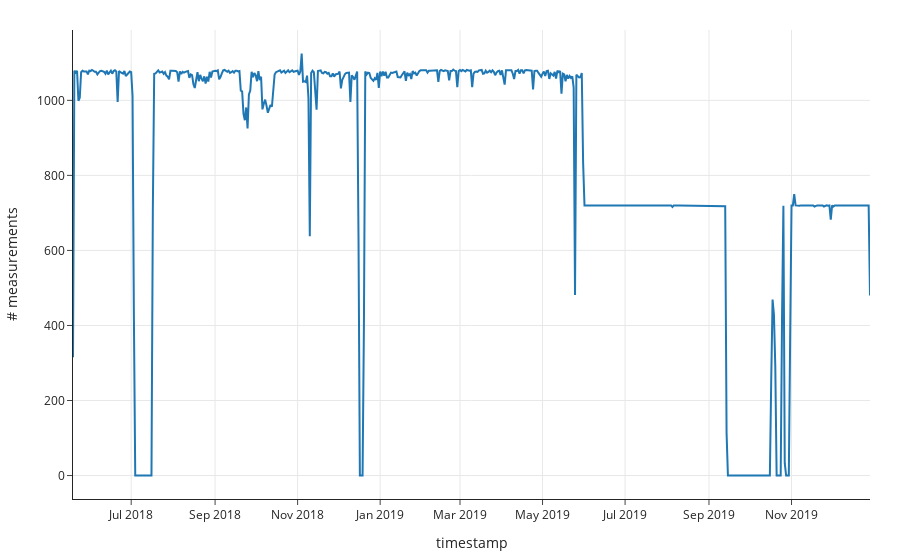

The notebook cell this image was saved under:
### Code cell
px.line(per_day, x='timestamp', y='# measurements')

### Figure 1 — Plotly figure (JSON) as saved in the notebook; plotly's stock layout.template omitted (floating-point values rounded to 4 significant figures; data arrays with more than 128 entries replaced by an {"elided": "..."} marker saying what was removed)
{"data": [{"hovertemplate": "timestamp=%{x}<br># measurements=%{y}<extra></extra>", "legendgroup": "", "line": {"color": "#1F77B4", "dash": "solid"}, "marker": {"symbol": "circle"}, "mode": "lines", "name": "", "orientation": "v", "showlegend": false, "type": "scatter", "x": {"elided": "590 str values"}, "xaxis": "x", "y": {"elided": "590 int values"}, "yaxis": "y"}], "layout": {"legend": {"tracegroupgap": 0}, "xaxis": {"anchor": "y", "domain": [0, 1], "title": {"text": "timestamp"}}, "yaxis": {"anchor": "x", "domain": [0, 1], "title": {"text": "# measurements"}}}}
